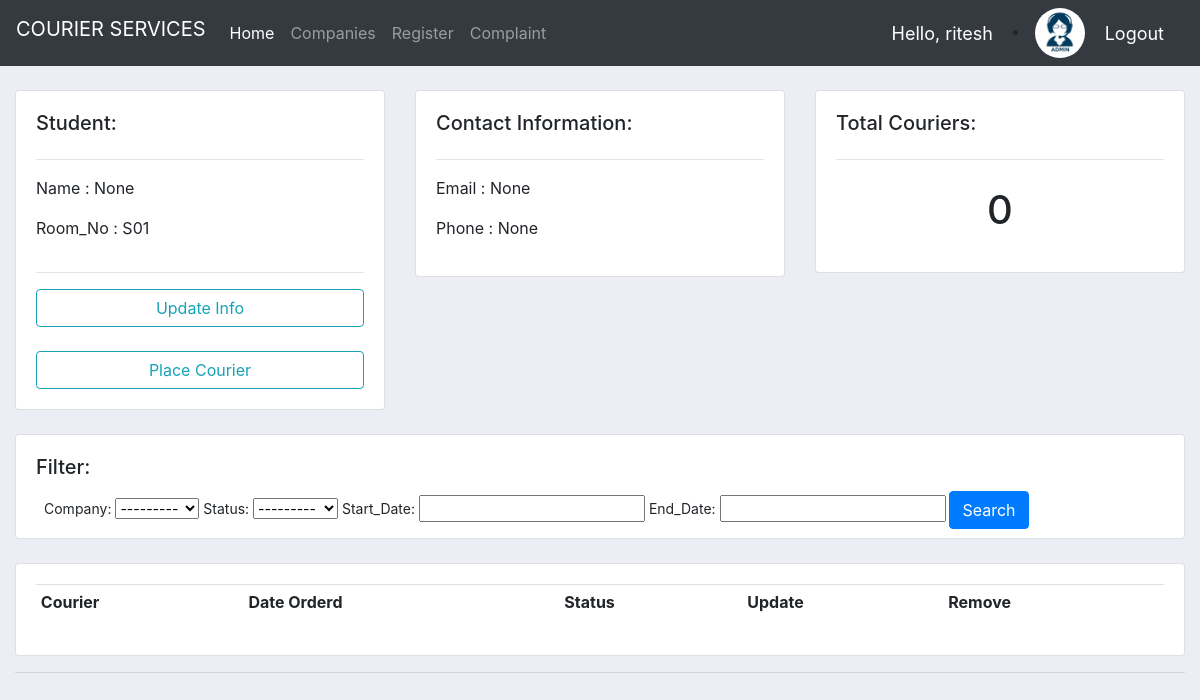
The page /student/6/ (signed in) on the database as committed earlier.
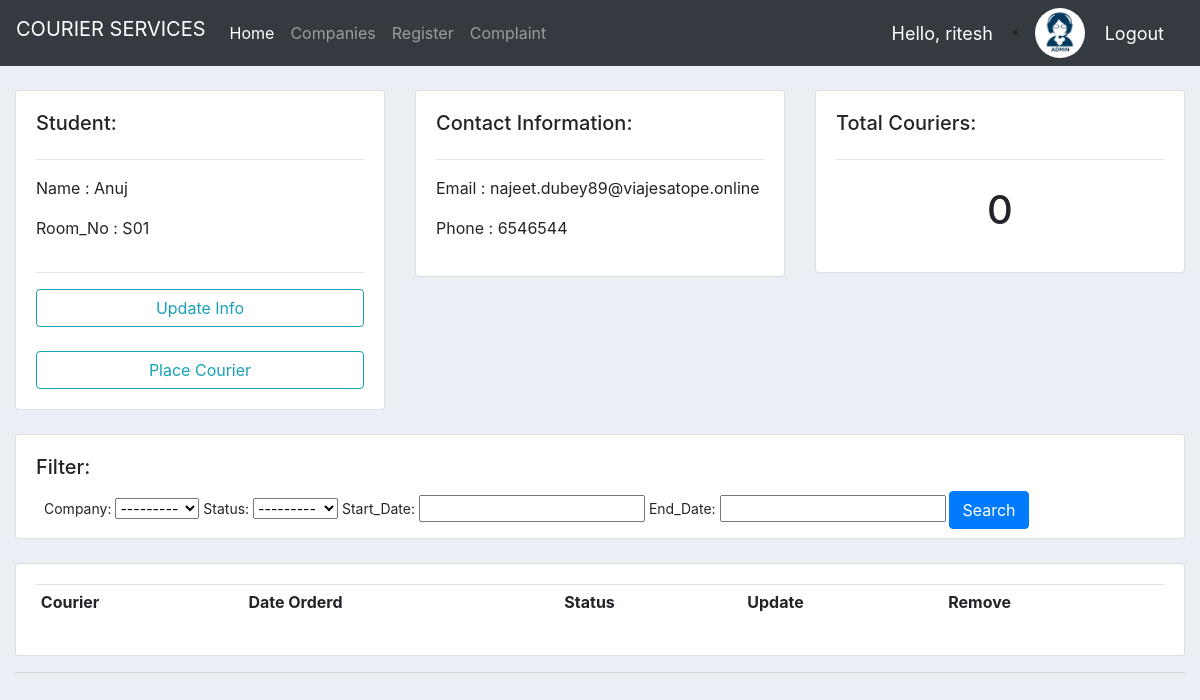
The same page on the database as committed later.
### courier/models.py (models this page shows, shortened)
class Student(models.Model):
    user = models.OneToOneField(User, null=True, on_delete=models.CASCADE)
    enrollment_no = models.IntegerField(null=True)
    name = models.CharField(max_length=200, null=True)
    room_no = models.CharField(max_length=10, null=True)
    phone = models.IntegerField(null=True)
    email = models.CharField(max_length=200, null=True)
    profile_pic = models.ImageField(default='default.png',null=True, blank=True)
    date_created = models.DateTimeField(auto_now_add=True, null=True)

### courier/decorators.py (the view)
        def wrapper_func(request, *args, **kwargs):
            group = None
            if request.user.groups.exists():
                group = request.user.groups.all()[0].name
            if group in allowed_roles:
                return view_func(request, *args, **kwargs)
            else:
                return HttpResponse('You are not authorized to view this page')

### courier/models.py (called while the page is built)
    def __str__(self):
        return self.name

### courier/views.py (called while the page is built)
@login_required(login_url='login')
@allowed_users(allowed_roles=['admin'])
def student(request, pk_test):
    student = Student.objects.get(id=pk_test)
    orders = student.order_set.all().order_by('-date_created')
    total_order = orders.count()
    myFilter = OrderFilter(request.GET, queryset=orders)
    orders = myFilter.qs
    context = {'student': student, 'orders': orders, 'total_order': total_order, 'myFilter': myFilter}
    return render(request, 'courier/student.html', context)

### courier/templates/courier/student.html (shortened to what this page needs)
{%  extends 'courier/main.html' %}
{% block content %}
	<br>
<div class="row">
	<div class="col-md">
		<div class="card card-body">
			<h5>Student:</h5>
			<hr>
            <p>Name :   {{ student.name }}</p>
            <p>Room_No :   {{ student.room_no }}</p>
            <hr>
			 <a class="btn btn-outline-info" href="{% url 'update_student' student.id %}">Update Info</a>
            <br>
             <a class="btn btn-outline-info  " href="{% url 'create_courier' student.id %}">Place Courier</a>
		</div>
	</div>
	<div class="col-md">
		<div class="card card-body">
			<h5>Contact Information:</h5>
			<hr>
			<p>Email :  {{ student.email }} </p>
			<p>Phone :  {{ student.phone }} </p>
		</div>
	</div>
	<div class="col-md">
		<div class="card card-body">
			<h5>Total Couriers:</h5>
			<hr>
			<h1 style="text-align: center;padding: 10px">{{ total_order }}</h1>
		</div>
	</div>
</div>
<br>
<div class="row">
	<div class="col">
		<div class="card card-body">
            <h5>Filter:</h5>
			<form class="form-control-sm" method="get">
                <label>Company: </label>
                {{ myFilter.form.company }}
                <label>Status: </label>
                {{ myFilter.form.status }}
                <label>Start_Date: </label>
                {{ myFilter.form.start_date }}
                <label>End_Date: </label>
                {{ myFilter.form.end_date }}
		    <button class="btn btn-primary" type="submit">Search</button>
		  </form>
		</div>
	</div>
</div>
<br>
<div class="row">
	<div class="col-md">
		<div class="card card-body">
			<table class="table table-sm">
				<tr>
					<th>Courier</th>
					<th>Date Orderd</th>
					<th>Status</th>
					<th>Update</th>
					<th>Remove</th>
				</tr>
			</table>
		</div>
	</div>
</div>
{% endblock %}

Rows that differ between the two databases and show on the page:
changed Student: name "None" → "Anuj"; email "None" → "najeet.dubey89@viajesatope.online"; phone "None" → "6546544"
